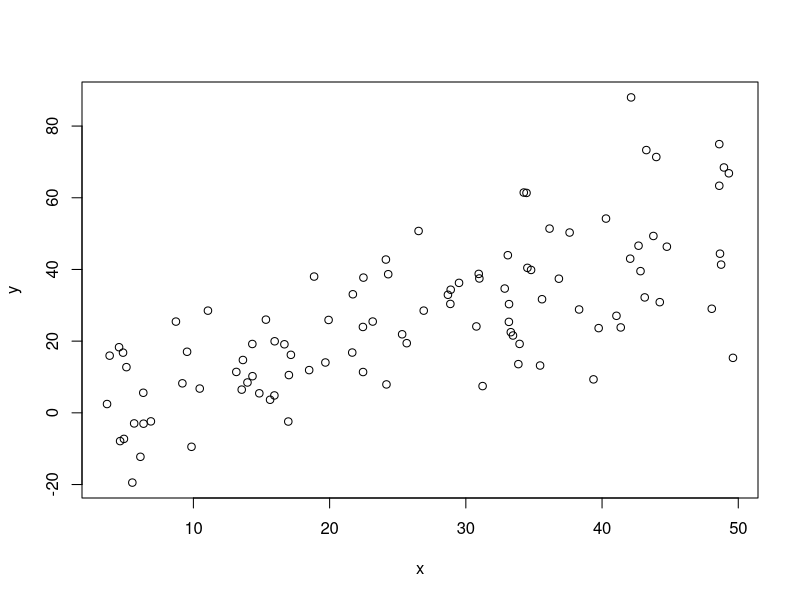

The R script that drew this image:
## ---- chunk 1
rm(list=ls())
library(knitr)
knitr::opts_chunk$set(cache=FALSE, warnings=FALSE, tidy=TRUE)
## ---- chunk 2

## ---- chunk 3
x = runif(100,3,50)
y = rnorm(length(x), x, 15)
plot(x,y)
regmod=lm(y~x)
summary(regmod)
## ---- chunk 4
#Put R code here
